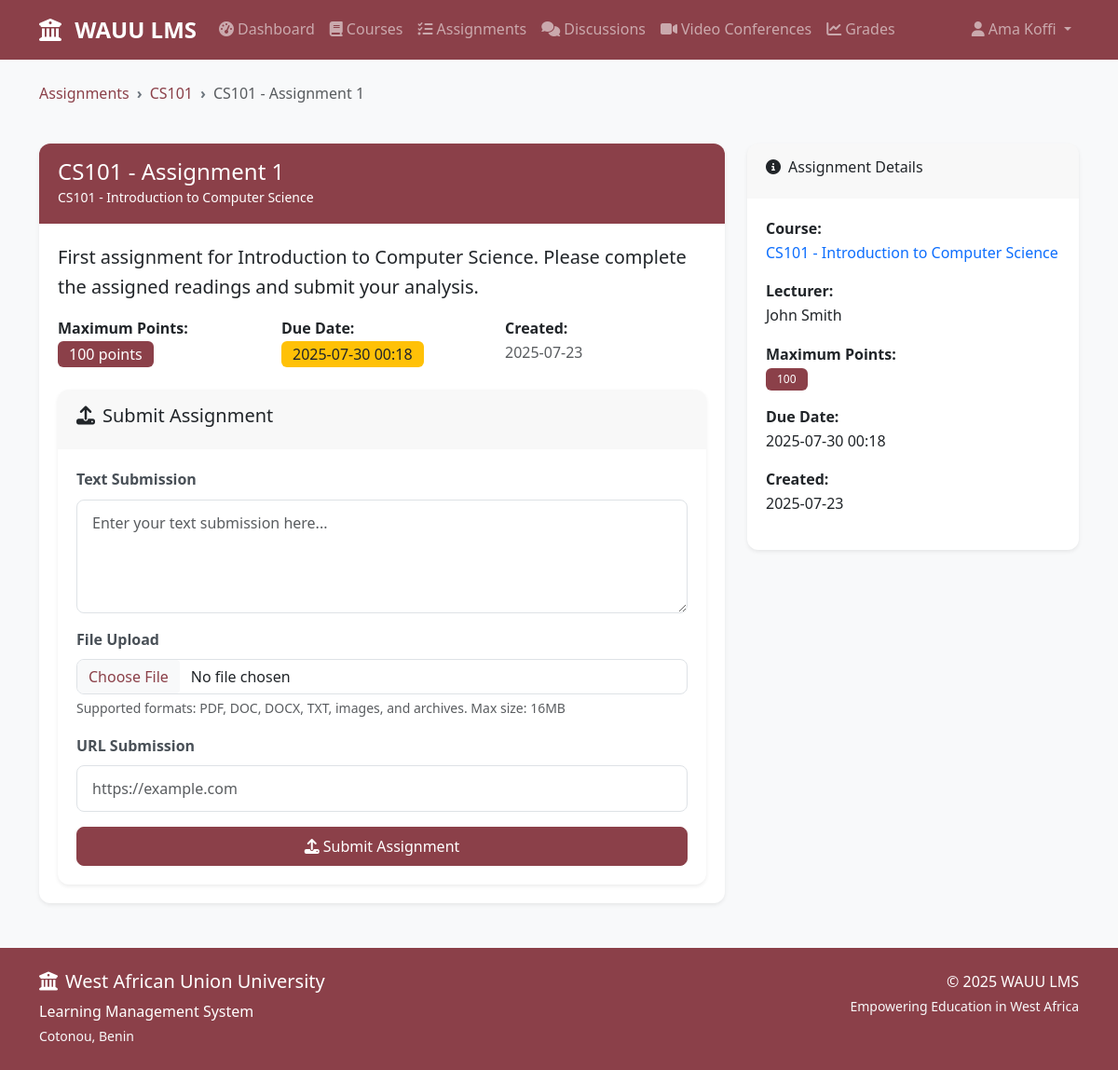
The page /assignment/1 (signed in) on the database its author committed.
### models.py (models this page shows, shortened)
class User(UserMixin, db.Model):
    id = db.Column(db.Integer, primary_key=True)
    username = db.Column(db.String(64), unique=True, nullable=False)
    email = db.Column(db.String(120), unique=True, nullable=False)
    password_hash = db.Column(db.String(256))
    first_name = db.Column(db.String(64), nullable=False)
    last_name = db.Column(db.String(64), nullable=False)
    role = db.Column(db.String(20), nullable=False, default='student')  # student, lecturer, admin
    created_at = db.Column(db.DateTime, default=datetime.utcnow)
    enrollments = db.relationship('Enrollment', backref='user', lazy='dynamic')
    taught_courses = db.relationship('Course', backref='lecturer', lazy='dynamic')
    submissions = db.relationship('Submission', backref='student', lazy='dynamic')
    posts = db.relationship('Post', backref='author', lazy='dynamic')
    grades = db.relationship('Grade', backref='student', lazy='dynamic')
    def get_full_name(self):
        return f"{self.first_name} {self.last_name}"
    def is_admin(self):
        return self.role == 'admin'
    def is_lecturer(self):
        return self.role == 'lecturer'
    def is_student(self):
        return self.role == 'student'

class Course(db.Model):
    id = db.Column(db.Integer, primary_key=True)
    code = db.Column(db.String(20), unique=True, nullable=False)
    title = db.Column(db.String(200), nullable=False)
    description = db.Column(db.Text)
    lecturer_id = db.Column(db.Integer, db.ForeignKey('user.id'), nullable=False)
    created_at = db.Column(db.DateTime, default=datetime.utcnow)
    enrollments = db.relationship('Enrollment', backref='course', lazy='dynamic', cascade='all, delete-orphan')
    assignments = db.relationship('Assignment', backref='course', lazy='dynamic', cascade='all, delete-orphan')
    discussions = db.relationship('Discussion', backref='course', lazy='dynamic', cascade='all, delete-orphan')

class Assignment(db.Model):
    id = db.Column(db.Integer, primary_key=True)
    title = db.Column(db.String(200), nullable=False)
    description = db.Column(db.Text)
    course_id = db.Column(db.Integer, db.ForeignKey('course.id'), nullable=False)
    max_points = db.Column(db.Integer, default=100)
    due_date = db.Column(db.DateTime)
    created_at = db.Column(db.DateTime, default=datetime.utcnow)
    submissions = db.relationship('Submission', backref='assignment', lazy='dynamic', cascade='all, delete-orphan')
    grades = db.relationship('Grade', backref='assignment', lazy='dynamic', cascade='all, delete-orphan')

### routes.py (the view, shortened to what this page needs)
@app.route('/assignment/<int:assignment_id>')
@login_required
def assignment_detail(assignment_id):
    assignment = Assignment.query.get_or_404(assignment_id)
    if current_user.is_student():
        enrollment = Enrollment.query.filter_by(user_id=current_user.id, course_id=assignment.course_id).first()
        if not enrollment:
            flash('You do not have access to this assignment.', 'danger')
            return redirect(url_for('assignments'))
        submission = Submission.query.filter_by(assignment_id=assignment_id, student_id=current_user.id).first()
        grade = Grade.query.filter_by(assignment_id=assignment_id, student_id=current_user.id).first()
        return render_template('assignment_detail.html', assignment=assignment, submission=submission, grade=grade)
    else:
        submissions = Submission.query.filter_by(assignment_id=assignment_id).all()
        return render_template('assignment_detail.html', assignment=assignment, submissions=submissions)

### templates/assignment_detail.html (shortened to what this page needs)
{% extends "base.html" %}
{% block content %}
<div class="row mb-4">
    <div class="col-12">
        <nav aria-label="breadcrumb">
            <ol class="breadcrumb">
                <li class="breadcrumb-item"><a href="{{ url_for('assignments') }}">Assignments</a></li>
                <li class="breadcrumb-item"><a href="{{ url_for('course_detail', course_id=assignment.course_id) }}">{{ assignment.course.code }}</a></li>
                <li class="breadcrumb-item active">{{ assignment.title }}</li>
            </ol>
        </nav>
    </div>
</div>
<div class="row">
    <div class="col-md-8">
        <div class="card">
            <div class="card-header wauu-bg text-white">
                <h4 class="mb-0">{{ assignment.title }}</h4>
                <small>{{ assignment.course.code }} - {{ assignment.course.title }}</small>
            </div>
            <div class="card-body">
                <p class="lead">{{ assignment.description }}</p>
                <div class="row mb-4">
                    <div class="col-md-4">
                        <strong>Maximum Points:</strong><br>
                        <span class="badge wauu-bg fs-6">{{ assignment.max_points }} points</span>
                    </div>
                    {% if assignment.due_date %}
                    <div class="col-md-4">
                        <strong>Due Date:</strong><br>
                        <span class="badge bg-warning text-dark fs-6">{{ assignment.due_date.strftime('%Y-%m-%d %H:%M') }}</span>
                    </div>
                    {% endif %}
                    <div class="col-md-4">
                        <strong>Created:</strong><br>
                        <span class="text-muted">{{ assignment.created_at.strftime('%Y-%m-%d') }}</span>
                    </div>
                </div>
                {% if current_user.is_student() %}
                {% if submission %}
                <div class="alert alert-success">
                    <h5><i class="fas fa-check-circle me-2"></i>Submission Complete</h5>
                    <p class="mb-0">You submitted this assignment on {{ submission.submitted_at.strftime('%Y-%m-%d %H:%M') }}</p>
                    {% if submission.is_late() %}
                    <small class="text-warning"><i class="fas fa-exclamation-triangle me-1"></i>This submission was late.</small>
                    {% endif %}
                </div>
                <div class="card mb-4">
                    <div class="card-header">
                        <h6><i class="fas fa-file-alt me-2"></i>Your Submission</h6>
                    </div>
                    <div class="card-body">
                        {% if submission.content %}
                        <div class="mb-3">
                            <strong>Text Submission:</strong>
                            <div class="border p-3 mt-2 bg-light">{{ submission.content }}</div>
                        </div>
                        {% endif %}
                        {% if submission.file_path %}
                        <div class="mb-3">
                            <strong>File Submission:</strong><br>
                            <a href="{{ url_for('uploaded_file', filename=submission.file_path.split('/')[-1]) }}" class="btn btn-outline-primary btn-sm">
                                <i class="fas fa-download me-1"></i>Download File
                            </a>
                        </div>
                        {% endif %}
                        {% if submission.url %}
                        <div class="mb-3">
                            <strong>URL Submission:</strong><br>
                            <a href="{{ submission.url }}" target="_blank" class="btn btn-outline-info btn-sm">
                                <i class="fas fa-external-link-alt me-1"></i>View Link
                            </a>
                        </div>
                        {% endif %}
                    </div>
                </div>
                {% if grade %}
                <div class="card">
                    <div class="card-header bg-success text-white">
                        <h6><i class="fas fa-star me-2"></i>Grade</h6>
                    </div>
                    <div class="card-body">
                        <div class="row">
                            <div class="col-md-6">
                                <h4>{{ grade.points_earned }} / {{ assignment.max_points }}</h4>
                                <p class="mb-0">{{ "%.1f"|format(grade.get_percentage()) }}%</p>
                            </div>
                            <div class="col-md-6 text-end">
                                <small class="text-muted">Graded on {{ grade.graded_at.strftime('%Y-%m-%d') }}</small>
                            </div>
                        </div>
                        {% if grade.feedback %}
                        <div class="mt-3">
                            <strong>Feedback:</strong>
                            <div class="border p-3 mt-2 bg-light">{{ grade.feedback }}</div>
                        </div>
                        {% endif %}
                    </div>
                </div>
                {% else %}
                <div class="alert alert-info">
                    <i class="fas fa-clock me-2"></i>Your submission is awaiting grading.
                </div>
                {% endif %}
                {% else %}
                <div class="card">
                    <div class="card-header">
                        <h5><i class="fas fa-upload me-2"></i>Submit Assignment</h5>
                    </div>
                    <div class="card-body">
                        <form method="POST" action="{{ url_for('submit_assignment', assignment_id=assignment.id) }}" enctype="multipart/form-data">
                            <div class="mb-3">
                                <label for="content" class="form-label">Text Submission</label>
                                <textarea class="form-control" id="content" name="content" rows="4" placeholder="Enter your text submission here..."></textarea>
                            </div>
                            <div class="mb-3">
                                <label for="file" class="form-label">File Upload</label>
                                <input type="file" class="form-control" id="file" name="file">
                                <div class="form-text">Supported formats: PDF, DOC, DOCX, TXT, images, and archives. Max size: 16MB</div>
                            </div>
                            <div class="mb-3">
                                <label for="url" class="form-label">URL Submission</label>
                                <input type="url" class="form-control" id="url" name="url" placeholder="https://example.com">
                            </div>
                            <div class="d-grid">
                                <button type="submit" class="btn wauu-btn">
                                    <i class="fas fa-upload me-1"></i>Submit Assignment
                                </button>
                            </div>
                        </form>
                    </div>
                </div>
                {% endif %}
                {% endif %}
            </div>
        </div>
    </div>
    <div class="col-md-4">
        <div class="card">
            <div class="card-header">
                <h6><i class="fas fa-info-circle me-2"></i>Assignment Details</h6>
            </div>
            <div class="card-body">
                <div class="mb-3">
                    <strong>Course:</strong><br>
                    <a href="{{ url_for('course_detail', course_id=assignment.course_id) }}" class="text-decoration-none">
                        {{ assignment.course.code }} - {{ assignment.course.title }}
                    </a>
                </div>
                <div class="mb-3">
                    <strong>Lecturer:</strong><br>
                    {{ assignment.course.lecturer.get_full_name() }}
                </div>
                <div class="mb-3">
                    <strong>Maximum Points:</strong><br>
                    <span class="badge wauu-bg">{{ assignment.max_points }}</span>
                </div>
                {% if assignment.due_date %}
                <div class="mb-3">
                    <strong>Due Date:</strong><br>
                    {{ assignment.due_date.strftime('%Y-%m-%d %H:%M') }}
                </div>
                {% endif %}
                <div class="mb-3">
                    <strong>Created:</strong><br>
                    {{ assignment.created_at.strftime('%Y-%m-%d') }}
                </div>
            </div>
        </div>
    </div>
</div>
{% endblock %}

### templates/base.html (shortened to what this page needs)
<!DOCTYPE html>
<html lang="en">
<head>
    <link href="https://cdn.jsdelivr.net/npm/bootstrap@5.3.0/dist/css/bootstrap.min.css" rel="stylesheet">
    <link rel="stylesheet" href="https://cdnjs.cloudflare.com/ajax/libs/font-awesome/6.4.0/css/all.min.css">
    <link rel="stylesheet" href="{{ url_for('static', filename='css/style.css') }}">
</head>
<body>
    <nav class="navbar navbar-expand-lg navbar-dark wauu-navbar">
        <div class="container">
            <a class="navbar-brand" href="{{ url_for('dashboard') }}">
                <i class="fas fa-university me-2"></i>
                <strong>WAUU LMS</strong>
            </a>
            {% if current_user.is_authenticated %}
            <div class="collapse navbar-collapse" id="navbarNav">
                <ul class="navbar-nav me-auto">
                    <li class="nav-item">
                        <a class="nav-link" href="{{ url_for('dashboard') }}">
                            <i class="fas fa-tachometer-alt me-1"></i>Dashboard
                        </a>
                    </li>
                    <li class="nav-item">
                        <a class="nav-link" href="{{ url_for('courses') }}">
                            <i class="fas fa-book me-1"></i>Courses
                        </a>
                    </li>
                    <li class="nav-item">
                        <a class="nav-link" href="{{ url_for('assignments') }}">
                            <i class="fas fa-tasks me-1"></i>Assignments
                        </a>
                    </li>
                    <li class="nav-item">
                        <a class="nav-link" href="{{ url_for('discussions') }}">
                            <i class="fas fa-comments me-1"></i>Discussions
                        </a>
                    </li>
                    <li class="nav-item">
                        <a class="nav-link" href="{{ url_for('video_conferences') }}">
                            <i class="fas fa-video me-1"></i>Video Conferences
                        </a>
                    </li>
                    {% if current_user.is_student() %}
                    <li class="nav-item">
                        <a class="nav-link" href="{{ url_for('grades') }}">
                            <i class="fas fa-chart-line me-1"></i>Grades
                        </a>
                    </li>
                    {% endif %}
                </ul>
                <ul class="navbar-nav">
                    <li class="nav-item dropdown">
                        <a class="nav-link dropdown-toggle" href="#" role="button" data-bs-toggle="dropdown">
                            <i class="fas fa-user me-1"></i>{{ current_user.get_full_name() }}
                        </a>
                    </li>
                </ul>
            </div>
            {% endif %}
        </div>
    </nav>
    <main class="container my-4">
        {% block content %}{% endblock %}
    </main>
    <footer class="wauu-footer mt-5 py-4">
        <div class="container">
            <div class="row">
                <div class="col-md-6">
                    <h5><i class="fas fa-university me-2"></i>West African Union University</h5>
                    <p class="mb-0">Learning Management System</p>
                    <small class="text-light">Cotonou, Benin</small>
                </div>
                <div class="col-md-6 text-md-end">
                    <p class="mb-0">© 2025 WAUU LMS</p>
                    <small class="text-light">Empowering Education in West Africa</small>
                </div>
            </div>
        </div>
    </footer>
</body>
</html>

### rows shown on the page
User: get_full_name "Ama Koffi"
Course: course.code "CS101", course "Introduction to Computer Science"
Assignment: title "CS101 - Assignment 1", description "First assignment for Introduction to Computer Science. Please complete the assigned readings and submit your analysis.", max_points "100", due_date "2025-07-30 00:18", created_at "2025-07-23"
User: course.lecturer.get_full_name "John Smith"
